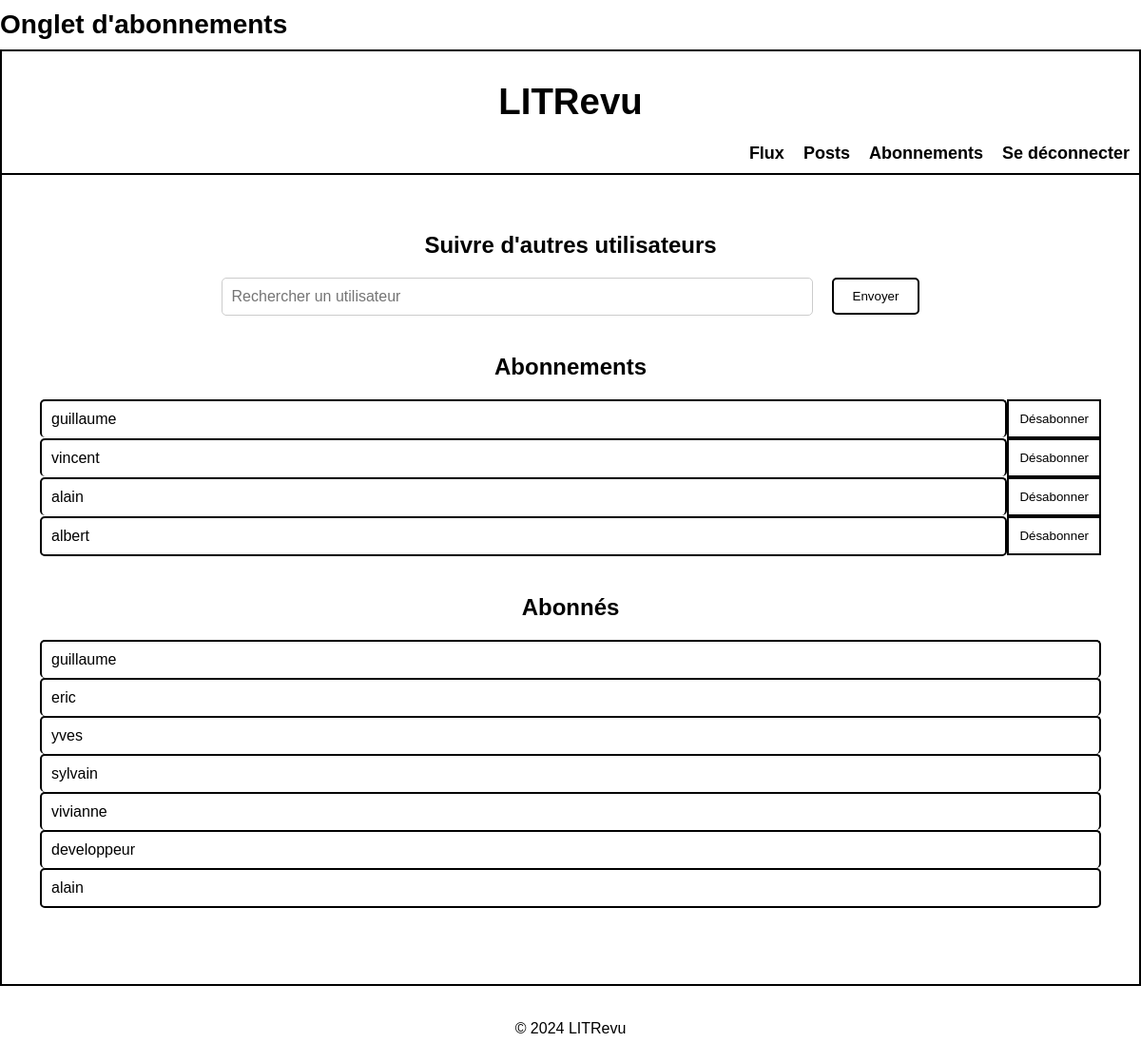
/subscriptions/follows/ (signed in), run on the app's committed database.
### subscriptions/models.py (models this page shows)
class UserFollows(models.Model):
    user = models.ForeignKey(
        to=settings.AUTH_USER_MODEL,
        on_delete=models.CASCADE,
        related_name='following_subscriptions'
    )
    followed_user = models.ForeignKey(
        to=settings.AUTH_USER_MODEL,
        on_delete=models.CASCADE,
        related_name='follower_subscriptions'
    )
    class Meta:
        unique_together = ('user', 'followed_user')
    def __str__(self):
        return f'{self.user} suit {self.followed_user}'

### authentication/models.py (models this page shows, shortened)
class CustomUser(AbstractUser):
    ROLE_CHOICES = [
        ('USER', 'Utilisateur'),
        ('DEVELOPER', 'Développeur'),
    ]
    role = models.CharField(max_length=10, choices=ROLE_CHOICES, default='USER')
    is_developer = models.BooleanField(default=False)
    follows = models.ManyToManyField(
        'self', through='subscriptions.UserFollows', related_name='is_followed_by', symmetrical=False
    )

### subscriptions/views.py (the view)
# urls.py: path('follows/', FollowsListView.as_view(), name='follows_list'),
class FollowsListView(LoginRequiredMixin, ListView):
    model = UserFollows
    template_name = 'subscriptions/follow_user.html'
    context_object_name = 'follows'
    login_url = reverse_lazy('login')
    def get_context_data(self, **kwargs):
        context = super().get_context_data(**kwargs)
        following = UserFollows.objects.filter(user=self.request.user)
        followers = UserFollows.objects.filter(followed_user=self.request.user)
        print(f"DEBUG: Following count: {following.count()}, Followers count: {followers.count()}")
        context['following'] = following
        context['followers'] = followers
        context['form'] = FollowUserForm()  # Ajout du formulaire ici
        print("DEBUG: Formulaire de suivi ajouté au contexte")
        return context
    def get_queryset(self):
        queryset = UserFollows.objects.filter(user=self.request.user)
        print(f"DEBUG: QuerySet pour les utilisateurs suivis récupéré: {queryset}")
        return queryset

### subscriptions/forms.py (shortened to what this page needs)
class FollowUserForm(forms.Form):
    user_id = forms.ModelChoiceField(
        queryset=User.objects.all(),  # Charger tous les utilisateurs
        label="Utilisateur",
        widget=forms.HiddenInput  # Champ caché pour soumettre l'ID utilisateur
    )

### subscriptions/templates/subscriptions/follow_user.html (shortened to what this page needs)
{% extends 'base.html' %}
{% block title %}Onglet d'abonnements{% endblock %}
{% block content %}
<div class="subscription-container">
    <div class="subscription-section">
        <h2 class="subscription-title">Suivre d'autres utilisateurs</h2>
        <div class="subscription-search-section">
            <form method="post" id="follow-form" class="subscription-search-form">
                <div class="input-btn-container">
                    <div class="input-container">
                        <input type="text" name="username" id="search_user" placeholder="Rechercher un utilisateur" class="subscription-search-input" autocomplete="off">
                    </div>
                    <div class="btn-container">
                        <button type="submit" class="btn btn-primary">Envoyer
                        </button>
                    </div>
                </div>
            </form>
        </div>
    </div>
    <div class="subscription-section">
        <h2 class="subscription-title">Abonnements</h2>
        <div class="subscription-list" id="following-list">
            {% for follow in following %}
            <div class="subscription-row">
                <div class="subscription-list-item {% if forloop.last %}border-bottom{% endif %} bordered-item">
                    <div class="subscription-info">
                        <div class="subscription-content-left">
                            <div class="subscription-username">{{ follow.followed_user.username }}</div>
                        </div>
                    </div>
                </div>
                <div class="subscription-unsubscribe">
                    <form method="post" action="{% url 'unfollow_user' follow.pk %}">
                        <button type="submit" class="btn btn-unsubscribe">Désabonner</button>
                    </form>
                </div>
            </div>
            {% empty %}
            <p>Vous ne suivez personne pour l'instant.</p>
            {% endfor %}
        </div>
    </div>
    <div class="subscription-section">
        <h2 class="subscription-title">Abonnés</h2>
        <div class="follower-list">
            {% for follower in followers %}
            <div class="subscription-row">
                <div class="subscription-list-item {% if forloop.last %}border-bottom{% endif %} bordered-item">
                    <div class="subscription-info">
                        <div class="subscription-content-left">
                            <div class="subscription-username">{{ follower.user.username }}</div>
                        </div>
                    </div>
                </div>
            </div>
            {% empty %}
            <p>Personne ne vous suit pour l'instant.</p>
            {% endfor %}
        </div>
    </div>
</div>
{% endblock %}

### static/css/styles.css (style rules this page uses)
body { font-family: Arial, sans-serif; margin: 0; padding: 0; box-sizing: border-box; min-height: 100vh; display: flex; flex-direction: column; justify-content: flex-start; align-items: center; }
.btn-primary { background-color: #ffffff; color: rgb(0, 0, 0); padding: 10px 20px; border: 2px solid black; border-radius: 5px; cursor: pointer; transition: background-color 0.3s; }
.subscription-section { flex-direction: column; align-items: center; margin-bottom: 40px; }
.subscription-title { text-align: center; font-size: 24px; font-weight: bold; margin-bottom: 20px; }
.subscription-search-form, .input-btn-container { display: flex; justify-content: center; align-items: center; gap: 20px; }
.subscription-search-input { width: 600px; padding: 10px; font-size: 16px; border: 1px solid #ccc; border-radius: 5px; }
.subscription-list-item { display: flex; justify-content: space-between; align-items: center; padding: 10px; border: 2px solid black; border-radius: 5px; }
.bordered-item:not(.border-bottom) { border-bottom: none; }
.subscription-row { display: flex; justify-content: space-between; align-items: center; }
.subscription-list-item { flex-grow: 1; display: flex; justify-content: space-between; align-items: center; }
.subscription-unsubscribe { margin-left: 0; border-left: 2px solid black; display: flex; align-items: center; }
.btn-unsubscribe { background-color: transparent; color: black; border: 2px solid black; padding: 11px; text-align: center; border-left: none; cursor: pointer; height: 100%; box-sizing: border-box; }
.subscription-list-item { padding: 10px; border: 2px solid black; margin-bottom: 0; }

### data on the page
UserFollows: followed_user.username "guillaume"
UserFollows: followed_user.username "vincent"
UserFollows: followed_user.username "alain"
UserFollows: followed_user.username "albert"
UserFollows: user.username "guillaume"
UserFollows: user.username "eric"
UserFollows: user.username "yves"
UserFollows: user.username "sylvain"
UserFollows: user.username "vivianne"
UserFollows: user.username "developpeur"
UserFollows: user.username "alain"
